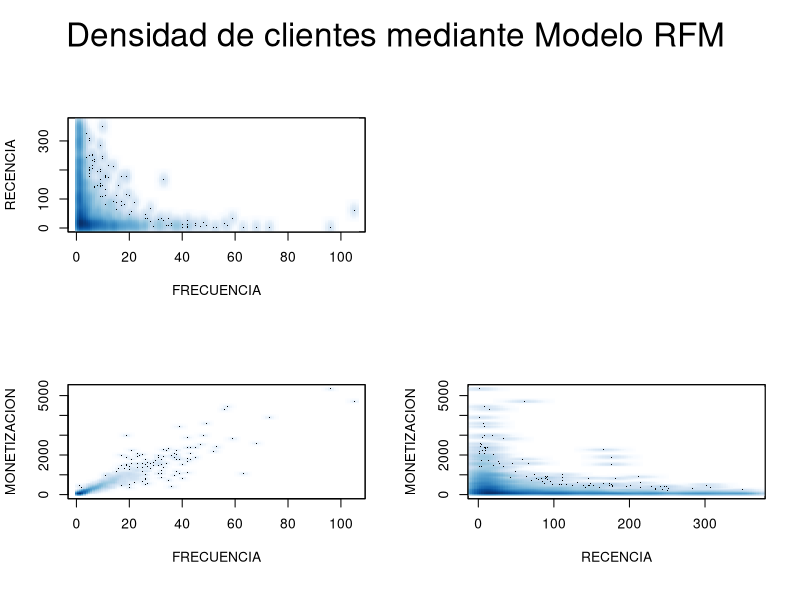
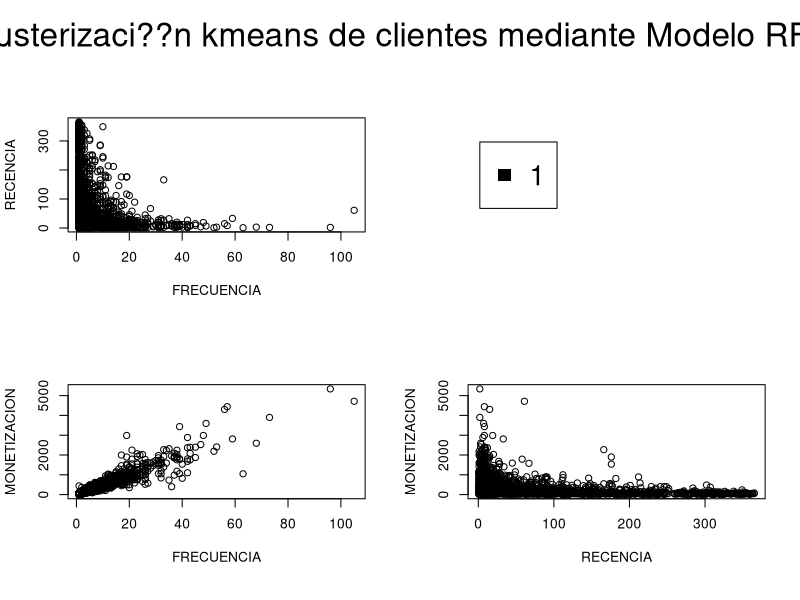
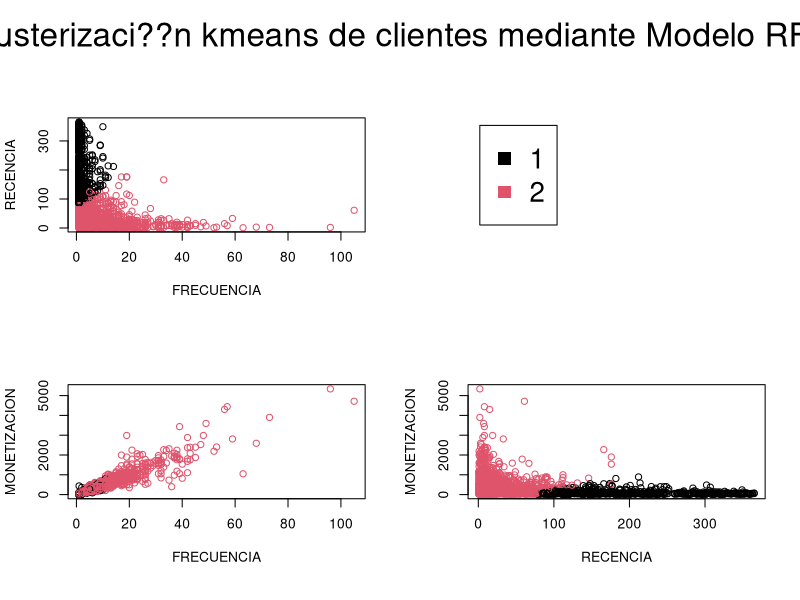
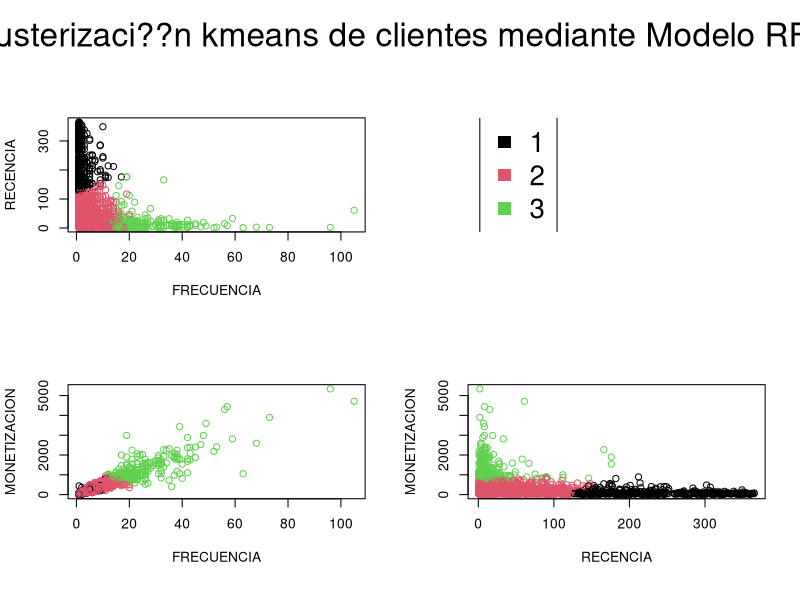
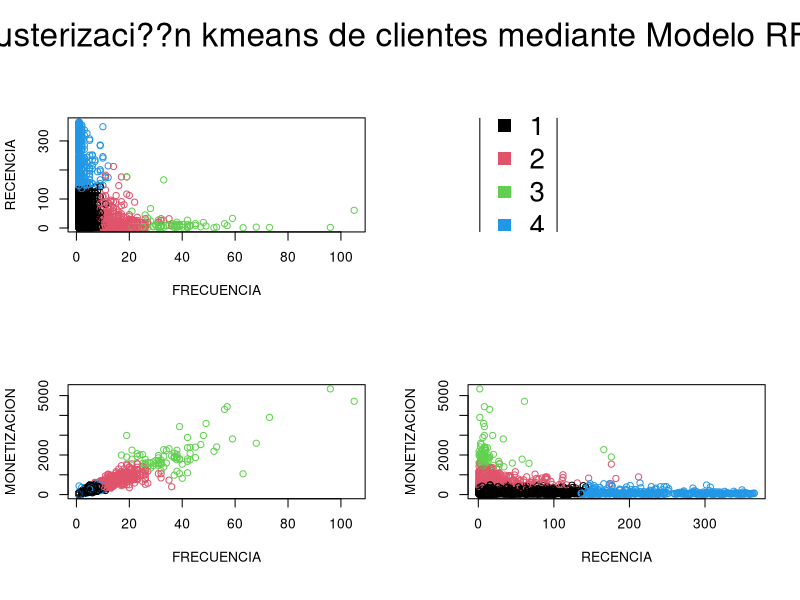
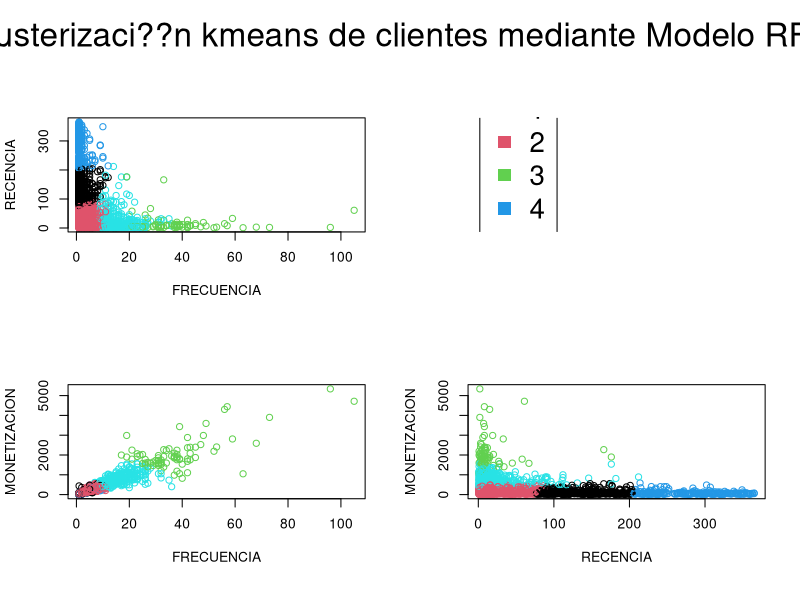
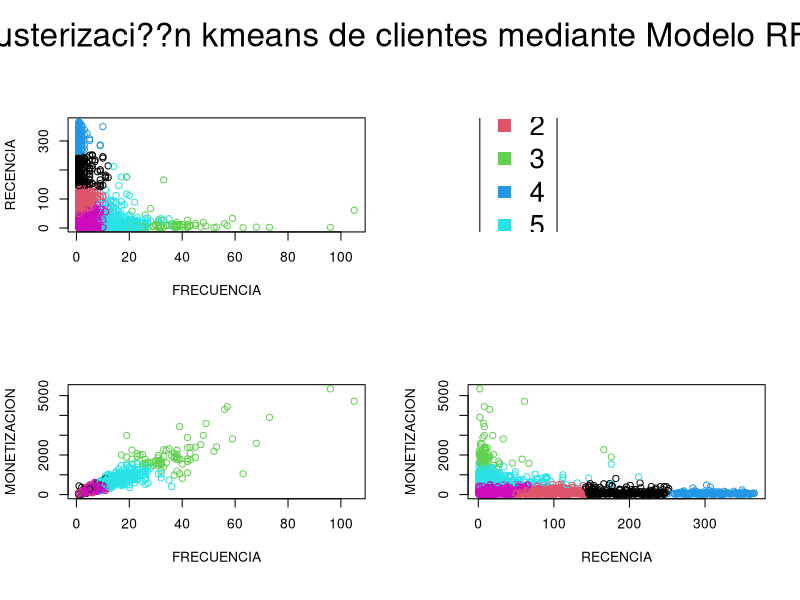
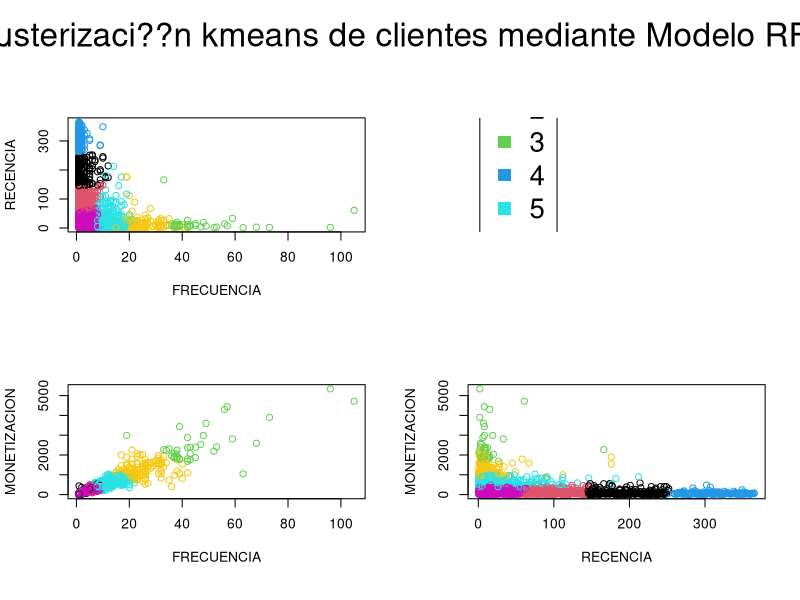

Write R code to recreate these figures, in order.
## -------------------------------------------------------------------------
## SCRIPT: Clustering de clientes RFM.R
## CURSO: Master en Data Science
## PROFESOR: Antonio Pita
## Paquetes Necesarios: dplyr
## -------------------------------------------------------------------------

## -------------------------------------------------------------------------

##### 1. Bloque de inicializacion de librerias #####

if(!require("dplyr")){
  install.packages("dplyr")
  library("dplyr")
}

## -------------------------------------------------------------------------

##### 2. Bloque de parametros iniciales #####

setwd("~/Documents/DATA_SCIENCE_MASTER/Casos_de_Negocio")
## -------------------------------------------------------------------------

##### 3. Bloque de extracci??n y preparaci??n de datos #####

VENTAS=read.csv2("datos/Operaciones.csv",stringsAsFactors = FALSE)

## -------------------------------------------------------------------------

##### 4. Bloque de analisis de la informaci??n #####

str(VENTAS)
summary(VENTAS)
head(VENTAS)
tail(VENTAS)

## -------------------------------------------------------------------------

##### 5. Bloque de preparaci??n de datos #####

VENTAS$FECHA=as.Date(VENTAS$FECHA)
VENTAS$FRECUENCIA=1
summary(VENTAS)

## -------------------------------------------------------------------------

##### 6. Bloque de construcci??n de variables RFM #####

FECHA_ANALISIS=as.Date("2014-12-31")
PLAZO_ANALISIS=365

RFM_VENTAS=summarise(group_by(VENTAS[VENTAS$FECHA<FECHA_ANALISIS & VENTAS$FECHA>=FECHA_ANALISIS-PLAZO_ANALISIS,], CLIENTE),
                       RECENCIA = as.numeric(min(FECHA_ANALISIS-FECHA, na.rm = TRUE)),
                       FRECUENCIA = sum(FRECUENCIA, na.rm = TRUE),
                       MONETIZACION =  sum(IMPORTE, na.rm = TRUE)
)

## -------------------------------------------------------------------------

##### 7. Bloque Gr??fico de Densidad Modelo RFM #####

dev.off()

png("./graficos clustering RFM/Densidad RFM.png",width = 1024, height = 880)
par(mfrow=c(2, 2),oma = c(1, 0, 3, 0))
smoothScatter(RFM_VENTAS$FRECUENCIA,RFM_VENTAS$RECENCIA, xlab="FRECUENCIA", ylab="RECENCIA")
frame()
smoothScatter(RFM_VENTAS$FRECUENCIA,RFM_VENTAS$MONETIZACION, xlab="FRECUENCIA",ylab="MONETIZACION")
smoothScatter(RFM_VENTAS$RECENCIA,RFM_VENTAS$MONETIZACION, xlab="RECENCIA",ylab="MONETIZACION")
mtext("Densidad de clientes mediante Modelo RFM ", outer = TRUE, cex = 2)
dev.off()

## -------------------------------------------------------------------------

##### 8. Bloque de Clustering mediante Modelo RFM #####

## PREPARAMOS LOS DATOS MEDIANTE SU NORMALIZACI??N
RFM_VENTAS_NORM=scale(RFM_VENTAS[,-1])

#para sacar cada caso con distintos valores de K
for (k in 1:8){
  ## CALCULAMOS LOS Clusters EN FUNCI??N AL N??MERO ELEGIDO
  NUM_CLUSTERS=k
  set.seed(1234)
  
  Modelo=kmeans(RFM_VENTAS_NORM,NUM_CLUSTERS)
  
  ## SELECCIONAMOS LOS GRUPOS
  Clusters=Modelo$cluster
  
  ## MOSTRAMOS LA DISTRIBUCI??N DE LOS GRUPOS
  table(Clusters)
  
  ## MOSTRAMOS LOS DATOS REPRESENTATIVOS DE LOS GRUPOS
  aggregate(RFM_VENTAS[,-1], by = list(Clusters), mean)
  
  ## O SU VERSI??N ROBUSTA
  aggregate(RFM_VENTAS[,-1], by = list(Clusters), median)
  
  ## -------------------------------------------------------------------------
  
  ##### 9. Bloque de Representaci??n Gr??fica clusters mediante Modelo RFM #####
  
  #dev.off()
  
  png(paste("./graficos clustering RFM/Kmeans ",NUM_CLUSTERS," clusters RFM.png",sep=""),width = 1024, height = 880)
  par(mfrow=c(2, 2),oma = c(1, 0, 3, 0))
  plot(RFM_VENTAS$FRECUENCIA,RFM_VENTAS$RECENCIA,col=Clusters, xlab="FRECUENCIA", ylab="RECENCIA")
  plot(c(0,max(RFM_VENTAS$RECENCIA)),c(0,max(RFM_VENTAS$RECENCIA)), type="n", axes=F, xlab="", ylab="",xlim=c(0,max(RFM_VENTAS$RECENCIA)),ylim=c(0,max(RFM_VENTAS$RECENCIA)))
  legend(1,max(RFM_VENTAS$RECENCIA)/2-1,legend=c(1:NUM_CLUSTERS),yjust = 0.5,col=c(1:NUM_CLUSTERS),pch=15,cex=2)
  plot(RFM_VENTAS$FRECUENCIA,RFM_VENTAS$MONETIZACION,col=Clusters, xlab="FRECUENCIA",ylab="MONETIZACION")
  plot(RFM_VENTAS$RECENCIA,RFM_VENTAS$MONETIZACION,col=Clusters, xlab="RECENCIA",ylab="MONETIZACION")
  mtext(paste("Clusterizaci??n kmeans de clientes mediante Modelo RFM",sep=""), outer = TRUE, cex = 2)
  dev.off()
}
## -------------------------------------------------------------------------

##### 10. Bloque de asignacion de clusters #####

RFM_VENTAS$CLUSTER=Clusters

head(RFM_VENTAS)

## -------------------------------------------------------------------------
